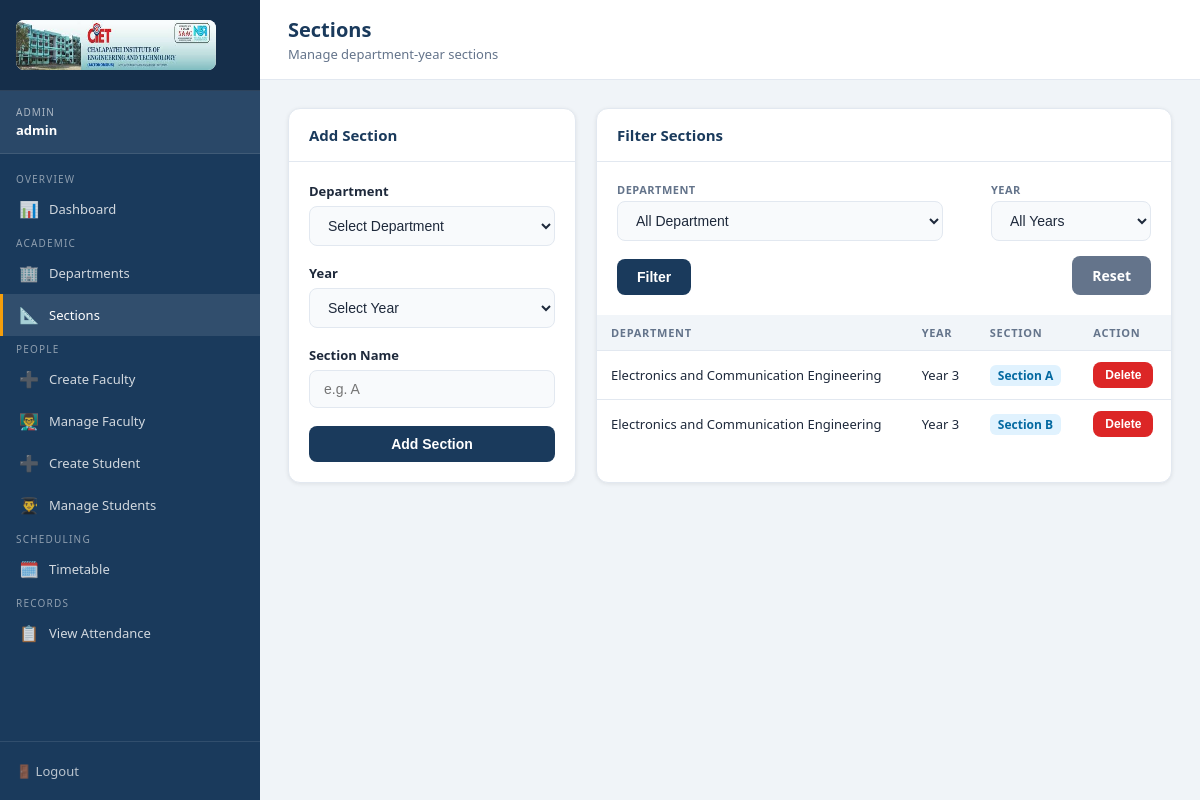
Page /admin/sections (signed in) on the earlier database version.
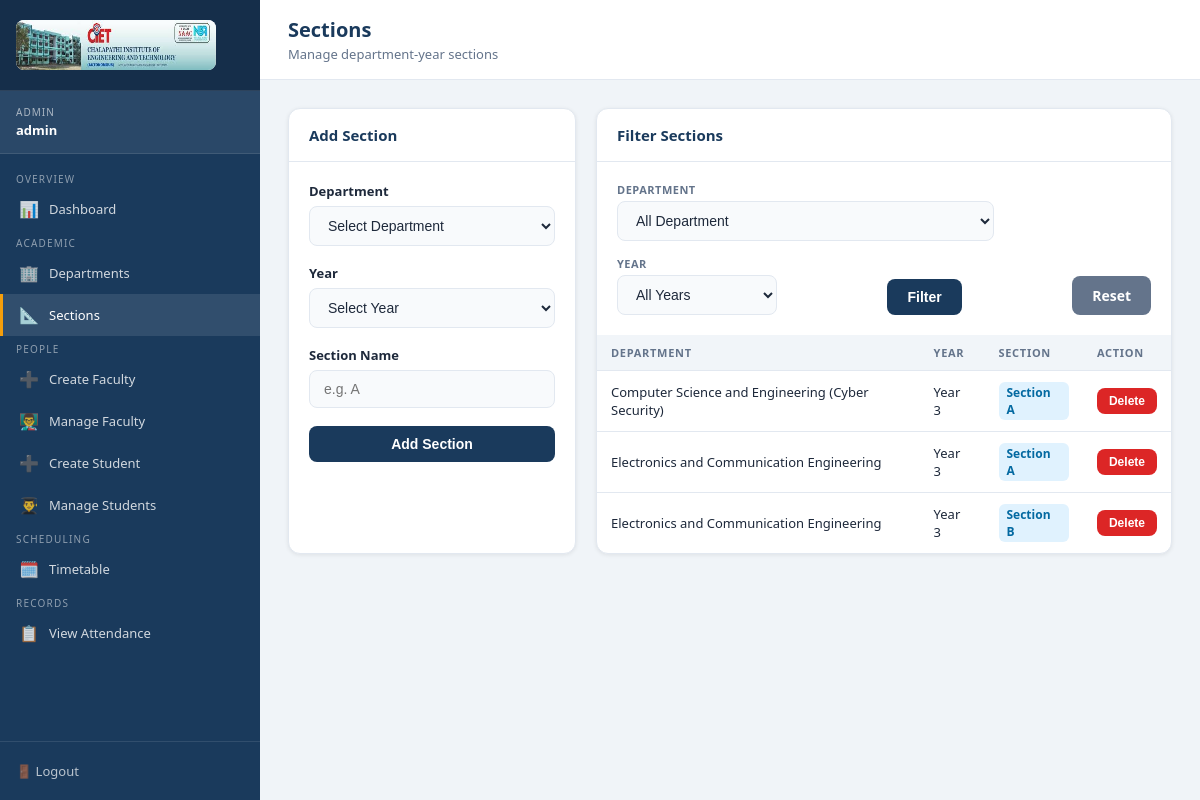
Same page on the later database version.
### tables this page shows
CREATE TABLE sections (
    id INTEGER PRIMARY KEY AUTOINCREMENT,
    branch_id INTEGER NOT NULL,
    year_id INTEGER NOT NULL,
    name TEXT NOT NULL,
    UNIQUE(branch_id, year_id, name),
    FOREIGN KEY(branch_id) REFERENCES departments(id) ON DELETE CASCADE,
    FOREIGN KEY(year_id) REFERENCES years(id) ON DELETE CASCADE
);

CREATE TABLE departments (
    id INTEGER PRIMARY KEY AUTOINCREMENT,
    name TEXT UNIQUE NOT NULL
);

CREATE TABLE years (
    id INTEGER PRIMARY KEY AUTOINCREMENT,
    year_number INTEGER UNIQUE NOT NULL
);

### routes/admin.py (the view, shortened to what this page needs)
@admin_bp.route('/sections', methods=['GET', 'POST'])
@admin_required
def sections():
    db = get_db()
    filter_branch = request.args.get('branch_id', '')
    filter_year = request.args.get('year_id', '')
    query = '''SELECT s.id, s.name, d.name as branch_name, y.year_number,
                      s.branch_id, y.id as year_id
               FROM sections s
               JOIN departments d ON s.branch_id = d.id
               JOIN years y ON s.year_id = y.id
               WHERE 1=1'''
    params = []
    if filter_branch:
        query += ' AND s.branch_id = ?'
        params.append(filter_branch)
    if filter_year:
        query += ' AND s.year_id = ?'
        params.append(filter_year)
    query += ' ORDER BY d.name, y.year_number, s.name'
    section_list = db.execute(query, params).fetchall()
    branch_list = db.execute(
        "SELECT * FROM departments ORDER BY name").fetchall()
    year_list = db.execute(
        "SELECT * FROM years ORDER BY year_number").fetchall()
    db.close()
    return render_template('admin/sections.html',
                           sections=section_list,
                           branches=branch_list,
                           years=year_list,
                           filter_branch=filter_branch,
                           filter_year=filter_year)

### routes/admin.py (called while the page is built)
def get_db():
    conn = sqlite3.connect(current_app.config['DB_PATH'])
    conn.row_factory = sqlite3.Row
    conn.execute("PRAGMA foreign_keys = ON")
    return conn

def admin_required(f):
    @wraps(f)
    def decorated(*args, **kwargs):
        if session.get('role') != 'admin':
            flash('Access denied. Admin login required.', 'danger')
            return redirect(url_for('admin.login'))
        return f(*args, **kwargs)
    return decorated

### templates/admin/sections.html (shortened to what this page needs)
{% extends 'base.html' %}
{% block page_title %}Sections{% endblock %}
{% block page_subtitle %}Manage department-year sections{% endblock %}
{% block sidebar %}
<span class="nav-section-title">Overview</span>
<a href="{{ url_for('admin.dashboard') }}"><span class="nav-icon">📊</span> Dashboard</a>
<span class="nav-section-title">Academic</span>
<a href="{{ url_for('admin.departments') }}"><span class="nav-icon">🏢</span> Departments</a>
<a href="{{ url_for('admin.sections') }}" class="active"><span class="nav-icon">📐</span> Sections</a>
<span class="nav-section-title">People</span>
<a href="{{ url_for('admin.create_faculty') }}"><span class="nav-icon">➕</span> Create Faculty</a>
<a href="{{ url_for('admin.manage_faculty') }}"><span class="nav-icon">👨‍🏫</span> Manage Faculty</a>
<a href="{{ url_for('admin.create_student') }}"><span class="nav-icon">➕</span> Create Student</a>
<a href="{{ url_for('admin.manage_students') }}"><span class="nav-icon">👨‍🎓</span> Manage Students</a>
<span class="nav-section-title">Scheduling</span>
<a href="{{ url_for('admin.timetable') }}"><span class="nav-icon">🗓️</span> Timetable</a>
<span class="nav-section-title">Records</span>
<a href="{{ url_for('admin.view_attendance') }}"><span class="nav-icon">📋</span> View Attendance</a>
{% endblock %}
{% block sidebar_footer %}<a href="{{ url_for('admin.logout') }}">🚪 Logout</a>{% endblock %}
{% block content %}
<div style="display:grid;grid-template-columns:1fr 2fr;gap:20px;">
    <div class="card">
        <div class="card-header"><div class="card-title">Add Section</div></div>
        <div class="card-body">
            <form method="POST">
                <div class="form-group">
                    <label>Department</label>
                    <select name="branch_id" class="form-control" required>
                        <option value="">Select Department</option>
                    </select>
                </div>
                <div class="form-group">
                    <label>Year</label>
                    <select name="year_id" class="form-control" required>
                        <option value="">Select Year</option>
                    </select>
                </div>
                <div class="form-group">
                    <label>Section Name</label>
                    <input type="text" name="name" class="form-control" placeholder="e.g. A" maxlength="2" required>
                </div>
                <button type="submit" class="btn btn-primary btn-block">Add Section</button>
            </form>
        </div>
    </div>
    <div class="card">
        <div class="card-header">
            <div class="card-title">Filter Sections</div>
        </div>
        <div class="card-body">
            <form method="GET" class="filter-bar" style="margin-bottom:0;border:none;padding:0;">
                <div class="filter-group">
                    <label>Department</label>
                    <select name="branch_id" class="form-control">
                        <option value="">All Department</option>
                    </select>
                </div>
                <div class="filter-group">
                    <label>Year</label>
                    <select name="year_id" class="form-control">
                        <option value="">All Years</option>
                    </select>
                </div>
                <button type="submit" class="btn btn-primary">Filter</button>
                <a href="{{ url_for('admin.sections') }}" class="btn btn-secondary">Reset</a>
            </form>
        </div>
        <div class="table-wrapper">
            <table>
                <thead>
                    <tr><th>Department</th><th>Year</th><th>Section</th><th>Action</th></tr>
                </thead>
                <tbody>
                    {% for sec in sections %}
                    <tr>
                        <td>{{ sec.branch_name }}</td>
                        <td>Year {{ sec.year_number }}</td>
                        <td><span class="section-label">Section {{ sec.name }}</span></td>
                        <td>
                            <form method="POST" style="display:inline;" onsubmit="return confirm('Delete this section?')">
                                <button type="submit" class="btn btn-danger btn-sm">Delete</button>
                            </form>
                        </td>
                    </tr>
                    {% else %}
                    <tr><td colspan="4" class="text-center text-muted">No sections found.</td></tr>
                    {% endfor %}
                </tbody>
            </table>
        </div>
    </div>
</div>
{% endblock %}

### templates/base.html (shortened to what this page needs)
<!DOCTYPE html>
<html lang="en">
<head>
    <link rel="stylesheet" href="{{ url_for('static', filename='css/style.css') }}">
</head>
<body>
<div class="app-layout">
    <aside class="sidebar">
        <div class="sidebar-header">
            <div class="sidebar-logo">
                <img src="{{ url_for('static', filename='img/logo.png') }}" alt="Logo" onerror="this.style.display='none'">
            </div>
        </div>
        <div class="sidebar-user">
            <div class="user-role">{{ session.role | upper }}</div>
            <div class="user-name">{{ session.get('faculty_name') or session.get('student_name') or session.username }}</div>
        </div>
        <nav class="sidebar-nav">
            {% block sidebar %}{% endblock %}
        </nav>
        <div class="sidebar-footer">
            {% block sidebar_footer %}{% endblock %}
        </div>
    </aside>
    <div class="main-content">
        <div class="top-bar">
            <div style="display:flex; align-items:center; gap:12px;">
                <div>
                    <div class="page-title">{% block page_title %}Dashboard{% endblock %}</div>
                    <div class="page-subtitle">{% block page_subtitle %}{% endblock %}</div>
                </div>
            </div>
        </div>
        <div class="content-area">
            {% block content %}{% endblock %}
        </div>
    </div>
</div>
</body>
</html>

Differences in the rows shown:
added sections: branch_name "Computer Science and Engineering (Cyber Security)", year_number "3", name "A"
